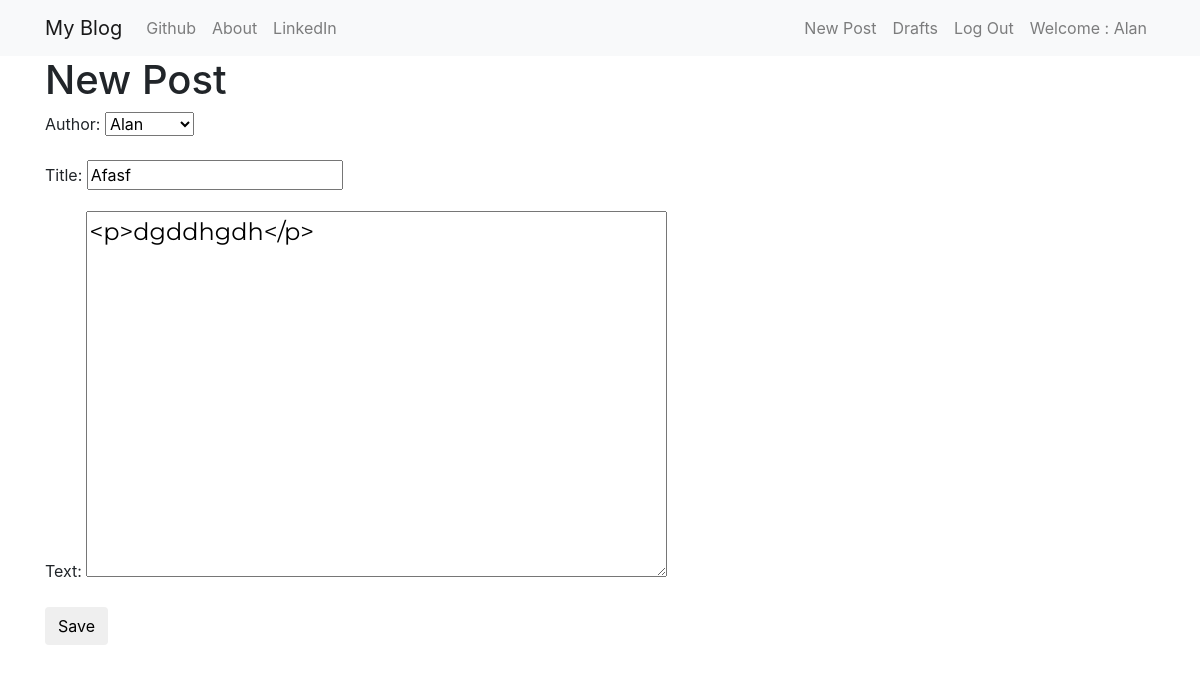
Screenshot of /post/8/edit/ (signed in) with the database file from the repository.
### blog/models.py (models this page shows, shortened)
class Post(models.Model):
    author = models.ForeignKey('auth.User',on_delete=models.CASCADE,)
    title = models.CharField(max_length=200)
    text = models.TextField()
    created_date = models.DateTimeField(default=timezone.now)
    published_date = models.DateTimeField(blank=True, null=True)

### blog/views.py (the view)
# urls.py: path('post/<pk>/edit/', views.PostUpdateView.as_view(),name='post_edit'),
class PostUpdateView(LoginRequiredMixin, UpdateView):
    login_url = '/login/'
    redirect_field_name = 'blog/post_detail.html'
    form_class = PostForm
    model = Post

### blog/forms.py
class PostForm(forms.ModelForm):
    class Meta():
        model = Post
        fields = ('author', 'title', 'text')
        widgets = {
            'title': forms.TextInput(attrs={'class': 'textinputclass'}),
            'text': forms.Textarea(attrs={'class': 'editable medium-editor-textarea postcontent'})
        }

### blog/templates/blog/post_form.html (shortened to what this page needs)
{% extends "blog/base.html" %}
{% block content %}
    <h1>New Post</h1>
    <form class="post-form" method="POST">
        {{form.as_p}}
        <button type="submit" class="save btn btn-default">Save</button>
    </form>
{% endblock %}

### blog/templates/blog/base.html (shortened to what this page needs)
<!DOCTYPE html>
{% load staticfiles %}
<html>
<head>
    <link rel="stylesheet" type="text/css" media="screen" href="{% static 'css/blog.css' %}" />
     <link rel="stylesheet" href="https://stackpath.bootstrapcdn.com/bootstrap/4.1.3/css/bootstrap.min.css">
    <link rel="stylesheet" href="//cdn.jsdelivr.net/npm/medium-editor@latest/dist/css/medium-editor.min.css" type="text/css" media="screen" charset="utf-8">
</head>
<body>
    <nav class="navbar navbar-expand-lg navbar-light bg-light">
        <div class="container">
            <ul class="navbar-nav">
                <li><a class="navbar-brand bigbrand" href="{% url 'post_list' %}">My Blog</a></li>
                <li><a class="nav-link" href="https://www/github.com">Github</a></li>
                <li><a class="nav-link" href="{% url 'about' %}">About</a></li>
                <li><a class="nav-link" href="https://www/linkedin.com">LinkedIn</a></li>
            </ul>
            <ul class="navbar-nav ml-auto nav-fill">
                {% if user.is_authenticated %}
                    <li>
                        <a class="nav-link" href="{% url 'post_new' %}">New Post</a>
                    </li>
                    <li>
                        <a class="nav-link" href="{% url 'post_draft_list' %}">Drafts</a>
                    </li>
                    <li>
                        <a class="nav-link" href="{% url 'logout' %}">Log Out</a>
                    </li>
                    <li>
                        <a class="nav-link">Welcome : {{user.username}} </a>
                    </li>
                {% else %}
                    <li>
                        <a href="{% url 'login' %}"><span class="glyphicon-user">LogIn</span></a>
                    </li>
                {% endif %}
            </ul>
        </div>
    </nav>
    <div class="container content">
        <div class="row">
            <div class="col-md-8">
                <div class="blog_post">
                    {% block content %}
                    {% endblock %}
                </div>
            </div>
        </div>
    </div>
</body>
</html>

### blog/static/css/blog.css (style rules this page uses)
.bigbrand { font-size: 1.5em; }
.postcontent { font-family: 'Montserrat', sans-serif; font-size: 1.5em; }

### rows the page displays
Post: author "Alan", title "Afasf", text "<p>dgddhgdh</p>"

### other values shown
{{ user.username }} "Alan"
